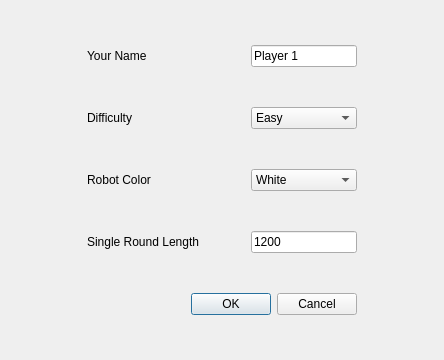
<?xml version="1.0" encoding="UTF-8"?>
<ui version="4.0">
 <class>SettingDialog</class>
 <widget class="QDialog" name="SettingDialog">
  <property name="geometry">
   <rect>
    <x>0</x>
    <y>0</y>
    <width>444</width>
    <height>360</height>
   </rect>
  </property>
  <property name="windowTitle">
   <string>Dialog</string>
  </property>
  <layout class="QGridLayout" name="gridLayout">
   <item row="1" column="3">
    <spacer name="horizontalSpacer_3">
     <property name="orientation">
      <enum>Qt::Horizontal</enum>
     </property>
     <property name="sizeHint" stdset="0">
      <size>
       <width>40</width>
       <height>20</height>
      </size>
     </property>
    </spacer>
   </item>
   <item row="1" column="6">
    <spacer name="horizontalSpacer_5">
     <property name="orientation">
      <enum>Qt::Horizontal</enum>
     </property>
     <property name="sizeHint" stdset="0">
      <size>
       <width>40</width>
       <height>20</height>
      </size>
     </property>
    </spacer>
   </item>
   <item row="2" column="2">
    <widget class="QLabel" name="label_2">
     <property name="text">
      <string>Robot Color</string>
     </property>
    </widget>
   </item>
   <item row="3" column="2">
    <widget class="QLabel" name="label_3">
     <property name="text">
      <string>Single Round Length</string>
     </property>
    </widget>
   </item>
   <item row="2" column="4">
    <widget class="QComboBox" name="comboBox_2">
     <item>
      <property name="text">
       <string>White</string>
      </property>
     </item>
     <item>
      <property name="text">
       <string>Black</string>
      </property>
     </item>
    </widget>
   </item>
   <item row="1" column="2">
    <widget class="QLabel" name="label">
     <property name="text">
      <string>Difficulty</string>
     </property>
    </widget>
   </item>
   <item row="1" column="0">
    <spacer name="horizontalSpacer">
     <property name="orientation">
      <enum>Qt::Horizontal</enum>
     </property>
     <property name="sizeHint" stdset="0">
      <size>
       <width>40</width>
       <height>20</height>
      </size>
     </property>
    </spacer>
   </item>
   <item row="1" column="4">
    <widget class="QComboBox" name="comboBox">
     <item>
      <property name="text">
       <string>Easy</string>
      </property>
     </item>
     <item>
      <property name="text">
       <string>Simple</string>
      </property>
     </item>
     <item>
      <property name="text">
       <string>Normal</string>
      </property>
     </item>
     <item>
      <property name="text">
       <string>Hard</string>
      </property>
     </item>
     <item>
      <property name="text">
       <string>Expert</string>
      </property>
     </item>
     <item>
      <property name="text">
       <string>Extre</string>
      </property>
     </item>
     <item>
      <property name="text">
       <string>Hell</string>
      </property>
     </item>
    </widget>
   </item>
   <item row="1" column="5">
    <spacer name="horizontalSpacer_2">
     <property name="orientation">
      <enum>Qt::Horizontal</enum>
     </property>
     <property name="sizeHint" stdset="0">
      <size>
       <width>40</width>
       <height>20</height>
      </size>
     </property>
    </spacer>
   </item>
   <item row="5" column="2" colspan="3">
    <widget class="QDialogButtonBox" name="buttonBox">
     <property name="orientation">
      <enum>Qt::Horizontal</enum>
     </property>
     <property name="standardButtons">
      <set>QDialogButtonBox::Cancel|QDialogButtonBox::Ok</set>
     </property>
    </widget>
   </item>
   <item row="3" column="4">
    <widget class="QLineEdit" name="lineEdit">
     <property name="text">
      <string>1200</string>
     </property>
    </widget>
   </item>
   <item row="1" column="1">
    <spacer name="horizontalSpacer_4">
     <property name="orientation">
      <enum>Qt::Horizontal</enum>
     </property>
     <property name="sizeHint" stdset="0">
      <size>
       <width>40</width>
       <height>20</height>
      </size>
     </property>
    </spacer>
   </item>
   <item row="0" column="2">
    <widget class="QLabel" name="label_4">
     <property name="text">
      <string>Your Name</string>
     </property>
    </widget>
   </item>
   <item row="0" column="4">
    <widget class="QLineEdit" name="lineEdit_2">
     <property name="text">
      <string>Player 1</string>
     </property>
    </widget>
   </item>
  </layout>
 </widget>
 <resources/>
 <connections>
  <connection>
   <sender>buttonBox</sender>
   <signal>accepted()</signal>
   <receiver>SettingDialog</receiver>
   <slot>accept()</slot>
   <hints>
    <hint type="sourcelabel">
     <x>248</x>
     <y>254</y>
    </hint>
    <hint type="destinationlabel">
     <x>157</x>
     <y>274</y>
    </hint>
   </hints>
  </connection>
  <connection>
   <sender>buttonBox</sender>
   <signal>rejected()</signal>
   <receiver>SettingDialog</receiver>
   <slot>reject()</slot>
   <hints>
    <hint type="sourcelabel">
     <x>316</x>
     <y>260</y>
    </hint>
    <hint type="destinationlabel">
     <x>286</x>
     <y>274</y>
    </hint>
   </hints>
  </connection>
 </connections>
</ui>
